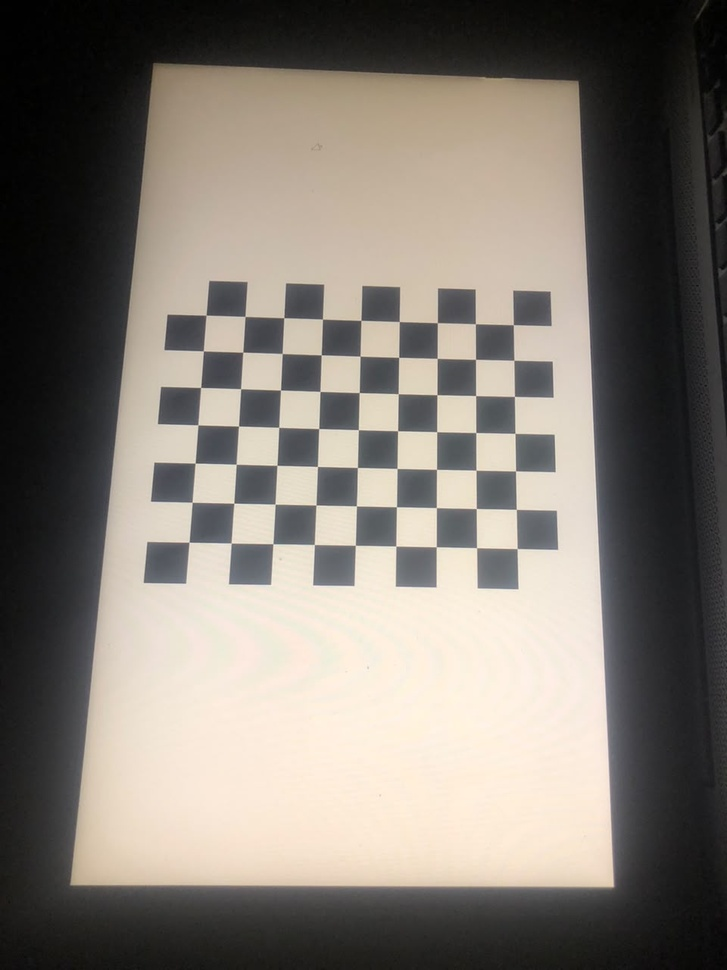
#> input picture calibration/images/c01.jpg, 727 x 970 px, shrunk from 960 x 1280 before the run; its folder holds 3 pictures in this run
$ python calibrate.py --images images --square-mm 1.0
#> lines starting #> are read from the running program, lines starting #| are printed output that depends on the picture
"""Camera calibration with OpenCV chessboard corners.

Usage (PowerShell, from the repository root):
    python calibration/calibrate.py --images calibration/images --cols 7 --rows 9 --square-mm 20.0

--cols and --rows are INNER corners (7 x 9 for the hand-drawn 8 x 10 square board).
--square-mm is the measured square size. It only scales the translation vectors;
the camera matrix and distortion coefficients do not depend on it.
"""

import argparse
import glob
import json
import os

import cv2
import numpy as np


def find_corners(gray, pattern):
    found, corners = cv2.findChessboardCorners(gray, pattern, None)
    if not found:
        return None
    criteria = (cv2.TERM_CRITERIA_EPS + cv2.TERM_CRITERIA_MAX_ITER, 30, 0.001)
    return cv2.cornerSubPix(gray, corners, (11, 11), (-1, -1), criteria)


def main():
    parser = argparse.ArgumentParser()
    parser.add_argument("--images", required=True, help="folder with calibration photos")
    parser.add_argument("--cols", type=int, default=7, help="inner corners per row")
    parser.add_argument("--rows", type=int, default=9, help="inner corners per column")
    parser.add_argument("--square-mm", type=float, required=True, help="measured square size in mm")
    parser.add_argument("--out", default="calibration", help="output folder")
    args = parser.parse_args()

    pattern = (args.cols, args.rows)
    objp = np.zeros((args.rows * args.cols, 3), np.float32)
    objp[:, :2] = np.mgrid[0:args.cols, 0:args.rows].T.reshape(-1, 2) * args.square_mm

    files = sorted(
        f for ext in ("*.jpg", "*.jpeg", "*.png") for f in glob.glob(os.path.join(args.images, ext))
    )
    obj_points, img_points, used, skipped = [], [], [], []
    image_size = None

    for path in files:
        gray = cv2.imread(path, cv2.IMREAD_GRAYSCALE)
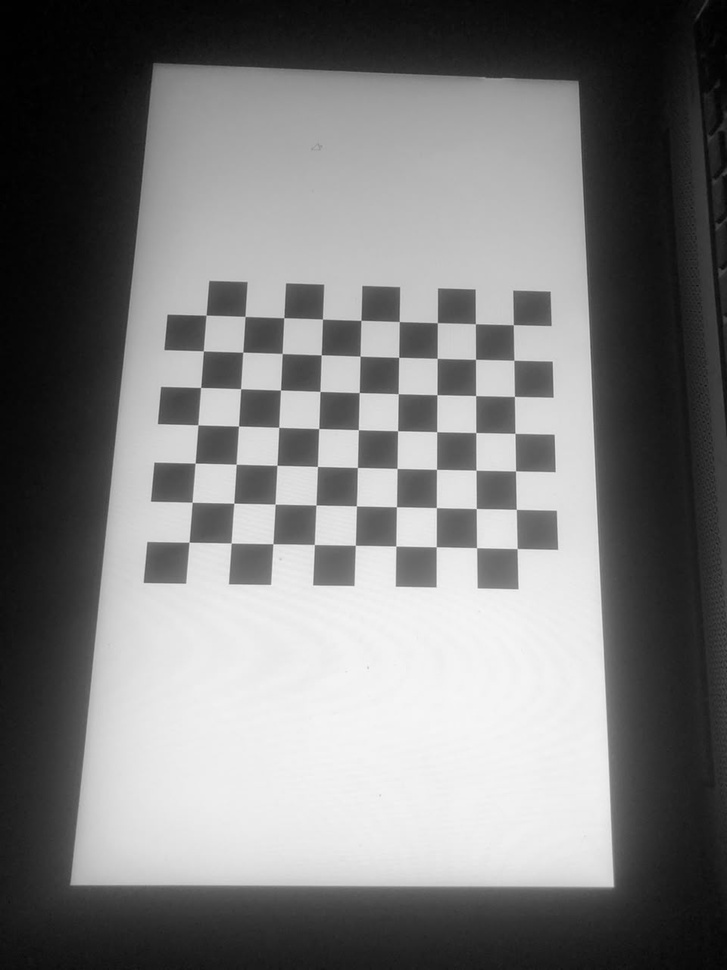
#> gray: shape (970, 727); min 0, max 246, mean 122.7
        if gray is None:
            skipped.append((os.path.basename(path), "unreadable"))
            continue
        image_size = gray.shape[::-1]
#> image_size = (727, 970)
        corners = find_corners(gray, pattern)
#> in find_corners, `found, corners = cv2.findChessboardCorners(gray, pattern, None)`: found = True; corners = 63 rows, first 8: [189, 542], [192.1, 502.2], [195.2, 463.1], [197.9, 424.8], [200.6, 387.4], [203.3, 350.8], [206.1, 315.1], [231.2, 543]
#> corners = 63 rows, first 8: [189.1, 542.2], [192.1, 502.3], [195.1, 463.2], [197.9, 424.8], [200.6, 387.5], [203.4, 350.8], [206, 315.2], [231.1, 543]
        if corners is None:
            skipped.append((os.path.basename(path), "board not found"))
            continue
        obj_points.append(objp)
        img_points.append(corners)
        used.append(os.path.basename(path))
#> pass 2 of the loop in main, `for path in files:`:
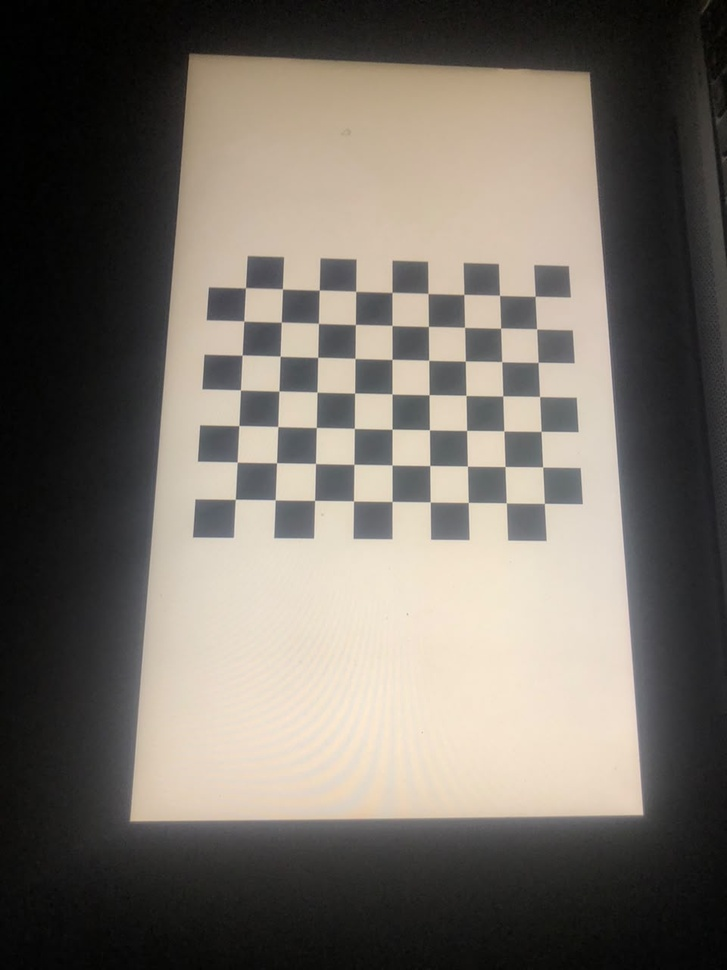
#> input picture calibration/images/c02.jpg, 727 x 970 px, shrunk from 960 x 1280 before the run
#> in main, `gray = cv2.imread(path, cv2.IMREAD_GRAYSCALE)`:
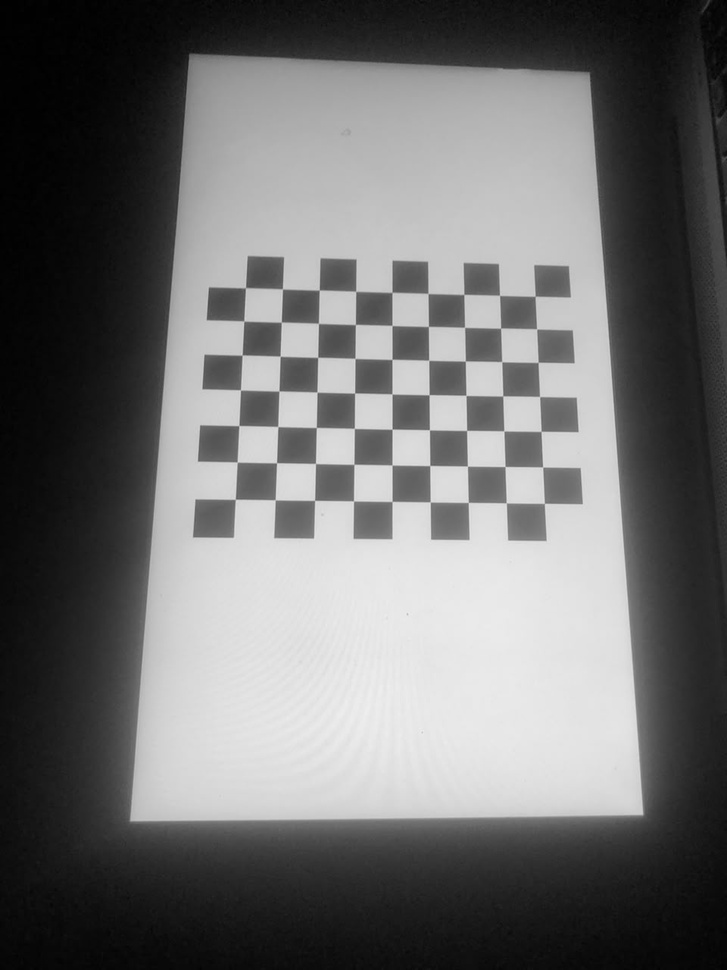
#> gray: shape (970, 727); min 0, max 238, mean 109.8
#> in find_corners (call 2), `found, corners = cv2.findChessboardCorners(gray, pattern, None)`: corners = 63 rows, first 8: [235.3, 499.4], [237.2, 462.1], [238.8, 425.5], [240.4, 389.8], [242, 355.1], [243.9, 321.1], [245.5, 287.7], [275.1, 499.7]
#> in main, `corners = find_corners(gray, pattern)`: corners = 63 rows, first 8: [235.3, 499.3], [237.2, 462.1], [238.8, 425.6], [240.5, 389.9], [242.2, 355.1], [243.8, 321], [245.5, 287.8], [275.2, 499.8]
#> pass 3 of the loop in main, `for path in files:`:
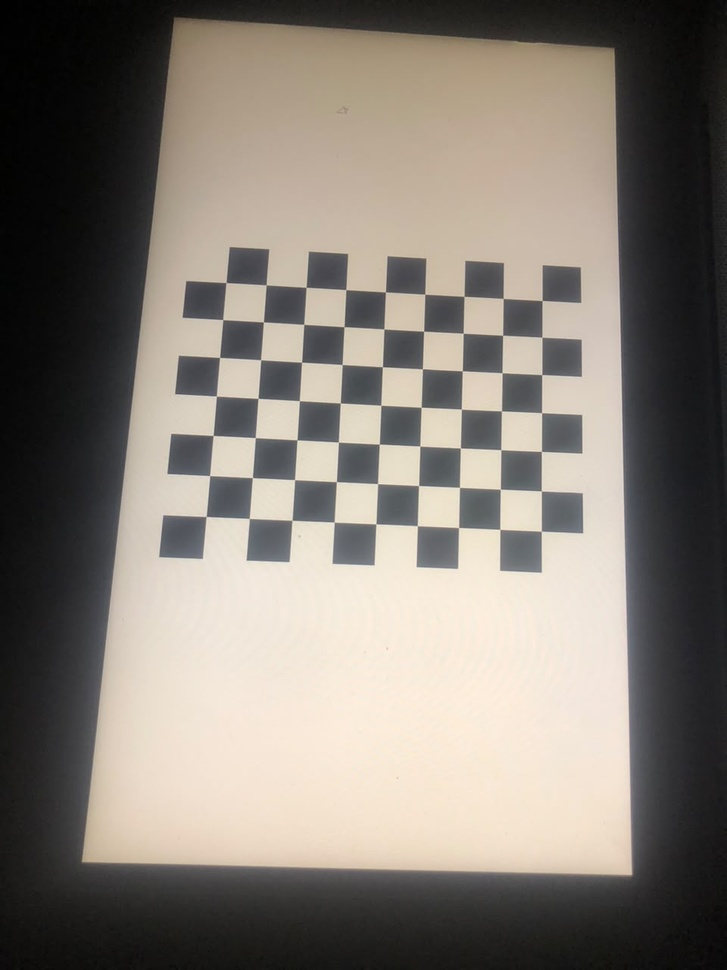
#> input picture calibration/images/c03.jpg, 727 x 970 px, shrunk from 960 x 1280 before the run
#> in main, `gray = cv2.imread(path, cv2.IMREAD_GRAYSCALE)`:
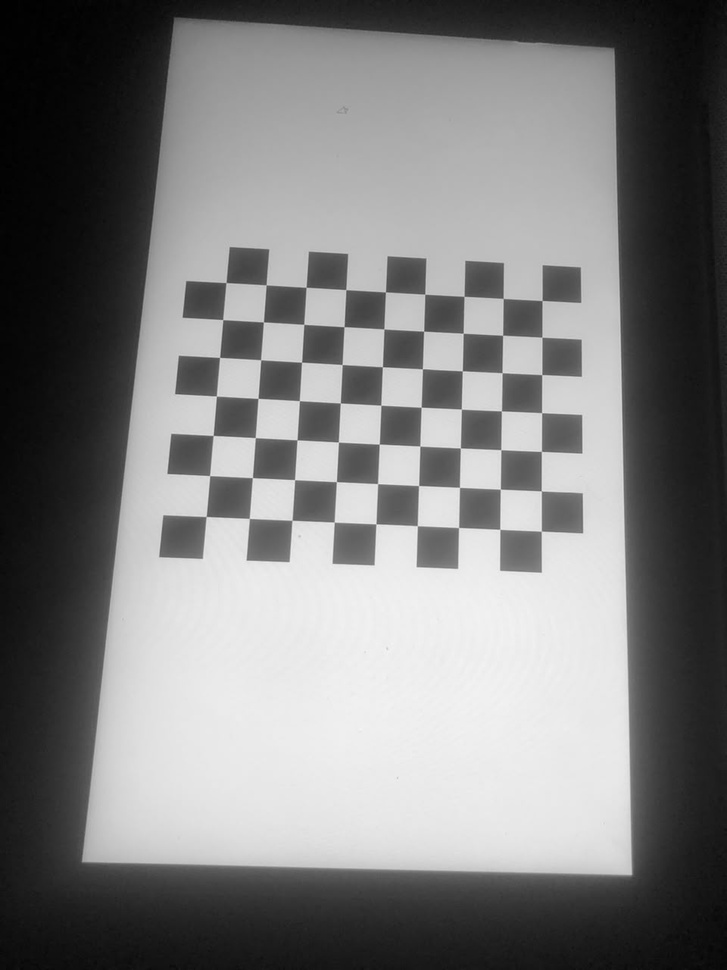
#> gray: shape (970, 727); min 0, max 245, mean 124.8
#> in find_corners (call 3), `found, corners = cv2.findChessboardCorners(gray, pattern, None)`: corners = 63 rows, first 8: [206.1, 516.5], [209.6, 475.6], [213.2, 435.4], [216.4, 396], [219.6, 357.4], [222.7, 319.6], [226.1, 282.5], [249.3, 518.4]
#> in main, `corners = find_corners(gray, pattern)`: corners = 63 rows, first 8: [206.1, 516.5], [209.7, 475.6], [213.2, 435.5], [216.4, 396.1], [219.6, 357.4], [222.7, 319.6], [226, 282.6], [249.3, 518.4]

    if len(used) < 10:
#> (the run stopped early here; a loop or call above may not have finished)
